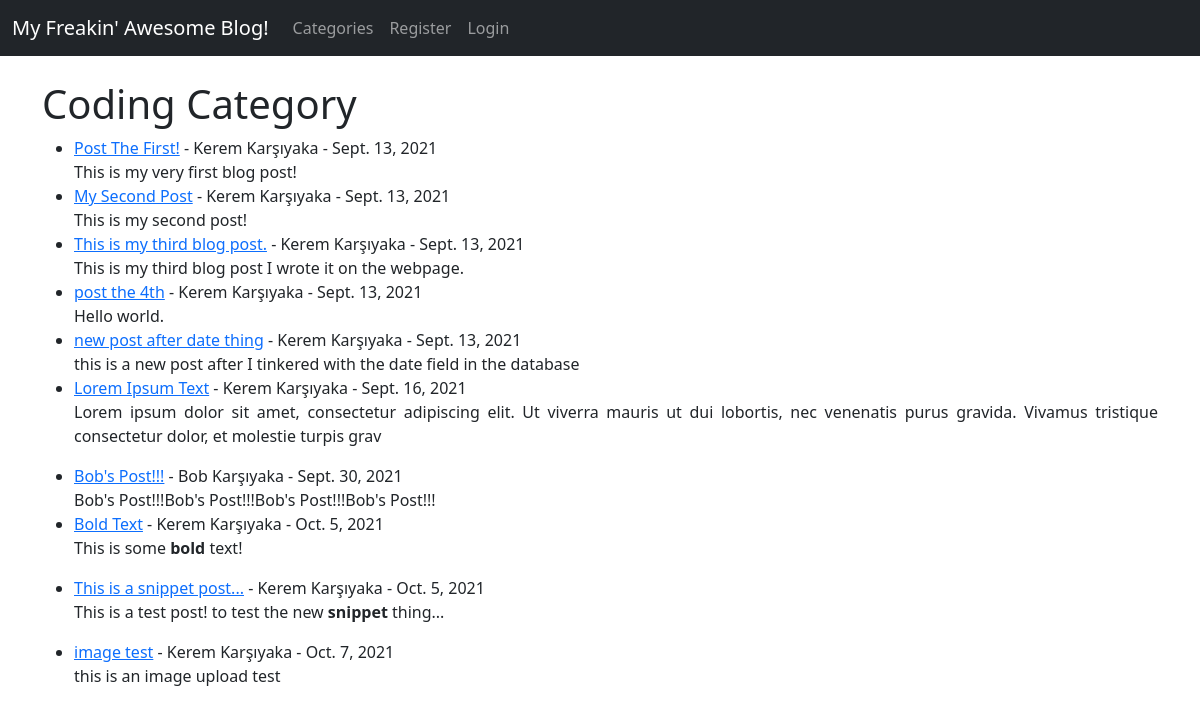
/category/coding/, run on the app's committed database.
### theblog/models.py (models this page shows, shortened)
class Post(models.Model):
	title = models.CharField(max_length=255)
	header_image = models.ImageField(null=True, blank=True, upload_to="images/")
	title_tag = models.CharField(max_length=255)
	author = models.ForeignKey(User, on_delete=models.CASCADE)
	body = RichTextField(blank=True, null=True)
	post_date = models.DateField(auto_now_add=True)
	category = models.CharField(max_length=255, default='coding')
	snippet = models.CharField(max_length=255)
	likes = models.ManyToManyField(User, related_name='blog_posts')

### theblog/views.py (the view)
# urls.py: path('category/<str:cats>/', CategoryView, name='category'),
def CategoryView(request, cats):
	category_posts = Post.objects.filter(category=cats.replace('-', ' '))
	return render(request, 'categories.html', {'cats':cats.title().replace('-', ' '), 'category_posts':category_posts})

### theblog/templates/categories.html (shortened to what this page needs)
{% extends 'base.html' %}
{% block content %}
{% if category_posts %}
<h1> {{ cats }} Category</h1>
	<ul>
	{% for post in category_posts %}
	<li><a href="{% url 'article-detail' post.pk %}">{{ post.title }}</a>
			- {{ post.author.first_name }}
			{{ post.author.last_name }} -
			{{ post.post_date}} <br/>
		{{ post.body|slice:":200"|safe }}</li>
	{% endfor %}
	</ul>
{% else %}
	<h2>Sorry this page does not exits...</h2>
{% endif %}
{% endblock %}

### data on the page
Post: title "Post The First!", author.first_name "Kerem", author.last_name "Karşıyaka", post_date "Sept. 13, 2021", body "This is my very first blog post!"
Post: title "My Second Post", author.first_name "Kerem", author.last_name "Karşıyaka", post_date "Sept. 13, 2021", body "This is my second post!"
Post: title "This is my third blog post.", author.first_name "Kerem", author.last_name "Karşıyaka", post_date "Sept. 13, 2021", body "This is my third blog post I wrote it on the webpage."
Post: title "post the 4th", author.first_name "Kerem", author.last_name "Karşıyaka", post_date "Sept. 13, 2021", body "Hello world."
Post: title "new post after date thing", author.first_name "Kerem", author.last_name "Karşıyaka", post_date "Sept. 13, 2021", body "this is a new post after I tinkered with the date field in the database"
Post: title "Lorem Ipsum Text", author.first_name "Kerem", author.last_name "Karşıyaka", post_date "Sept. 16, 2021", body "Lorem ipsum dolor sit amet, consectetur adipiscing elit. Ut viverra mauris ut dui lobortis, nec venenatis purus gravida. Vivamus tristique consectetur dolor, et molestie turpis grav"
Post: title "Bob's Post!!!", author.first_name "Bob", author.last_name "Karşıyaka", post_date "Sept. 30, 2021", body "Bob's Post!!!Bob's Post!!!Bob's Post!!!Bob's Post!!!"
Post: title "Bold Text", author.first_name "Kerem", author.last_name "Karşıyaka", post_date "Oct. 5, 2021", body "This is some bold text!"
Post: title "This is a snippet post...", author.first_name "Kerem", author.last_name "Karşıyaka", post_date "Oct. 5, 2021", body "This is a test post! to test the new snippet thing..."
Post: title "image test", author.first_name "Kerem", author.last_name "Karşıyaka", post_date "Oct. 7, 2021", body "this is an image upload test"

### other printed values
{{ cats }} "Coding"
